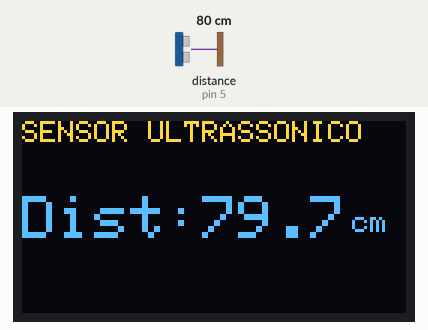
This sketch was run on a simulated Arduino Uno, built with avr-gcc and run on an emulated ATmega328P. Shown: 128×64 one-colour display. Wiring (inferred from the names in the program): ultrasonic range finder: trigger pin 4; echo pin 5. The test bench sets the inputs (shaded band); at power-on: distance to the obstacle (sensor on pin 5) 80 cm. The echo pulse lasts 58.3 µs per cm; the OLED is the two-colour kind (top 16 rows yellow).

Above: at 1.2 s.
1.3 s: distance to the obstacle (sensor on pin 5) set to 299 cm
At 2.0 s:
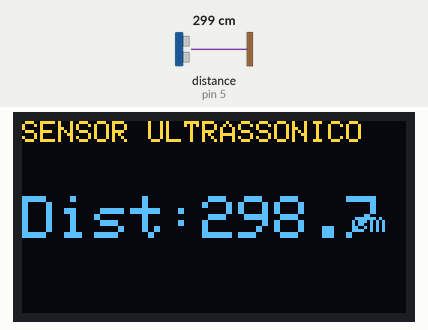
3.6 s: distance to the obstacle (sensor on pin 5) set to 2 cm
At 4.5 s:
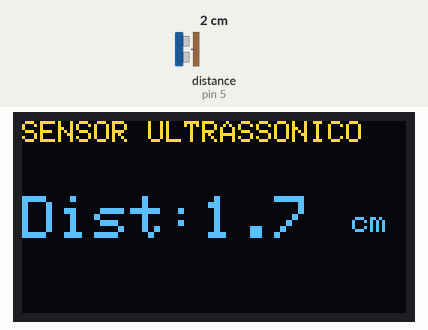
5.3 s: distance to the obstacle (sensor on pin 5) set to 4 cm
At 6.4 s:
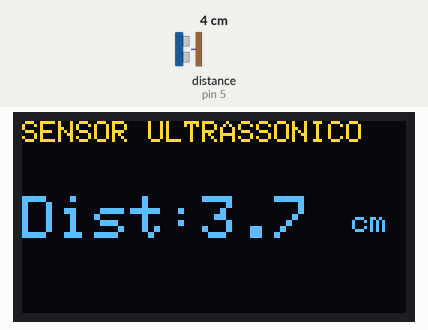
Timing chart, 0 to 8.3 s (numbered marks = the images above; inputs shaded):
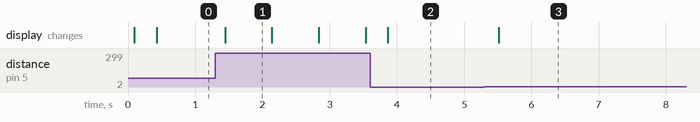

Measured:
- after the input at 1.3 s, the display: changes after 0.15 s (image 1)
- after the input at 3.6 s, the display: changes after 0.26 s (image 2)
- after the input at 5.3 s, the display: changes after 0.22 s (image 3)
- what the display in image 1 shows lasts 0.7 s, from 1.4 s to 2.1 s

The sketch:

ultrassonico.ino
```cpp
#include <Wire.h>
#include <Adafruit_GFX.h>
#include <Adafruit_SSD1306.h>

#define SCREEN_WIDTH 128 // Largura do display OLED
#define SCREEN_HEIGHT 64 // Altura do display OLED
#define OLED_RESET    -1 // Reset pin #

// Definição dos pinos do sensor ultrassônico HC-SR04
const int pinoTrig = 4;
const int pinoEcho = 5;

// Instância do display OLED
Adafruit_SSD1306 displayLED(SCREEN_WIDTH, SCREEN_HEIGHT, &Wire, OLED_RESET);

void setup() {
  Serial.begin(115200);

  // Configuração dos pinos do ultrassônico
  pinMode(pinoTrig, OUTPUT);
  pinMode(pinoEcho, INPUT);

  // Inicializa o display OLED no endereço I2C 0x3C
  if(!displayLED.begin(SSD1306_SWITCHCAPVCC, 0x3C)) {
    Serial.println(F("Falha ao alocar SSD1306"));
    for(;;);
  }

  displayLED.clearDisplay();
  displayLED.display();
}

void loop() {
  // Variáveis para cálculo da distância
  long duracao;
  float distancia;

  // Envia um pulso sonoro (Trigger)
  digitalWrite(pinoTrig, LOW);
  delayMicroseconds(2);
  digitalWrite(pinoTrig, HIGH);
  delayMicroseconds(10);
  digitalWrite(pinoTrig, LOW);

  // Lê o tempo que o eco demorou para voltar (Echo)
  duracao = pulseIn(pinoEcho, HIGH);

  // Calcula a distância em centímetros (Velocidade do som = 0.0343 cm/us, dividido por 2 ida e volta)
  distancia = (duracao * 0.0343) / 2;

  // Atualiza o display OLED
  displayLED.clearDisplay();

  // Título (Parte superior / amarela)
  displayLED.setTextColor(SSD1306_WHITE);
  displayLED.setTextSize(1);
  displayLED.setCursor(0, 0);
  displayLED.print("SENSOR ULTRASSONICO");

  // Valor da distância (Parte inferior / azul, em destaque)
  displayLED.setCursor(0, 25);
  displayLED.setTextSize(2);
  displayLED.print("Dist:");

  displayLED.setCursor(60, 25);
  displayLED.print(distancia, 1); // Mostra com 1 casa decimal

  displayLED.setTextSize(1);
  displayLED.setCursor(110, 30);
  displayLED.print("cm");

  // Envia para o display
  displayLED.display();

  delay(300); // Aguarda um breve momento antes da próxima medição
}
```
